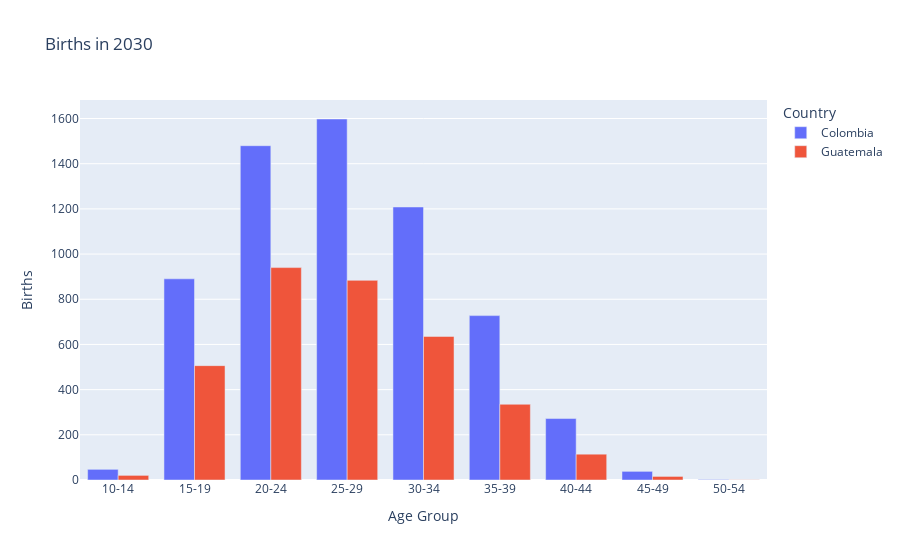

Write notebook code for a chart like this one.
### Code cell
df_birth_age = spark.read.csv(path_birth, header=True)
# df_birth_age.select('Location').distinct().collect()
df_birth_age = df_birth_age.select('ISO3_code', 'LocTypeID', 'LocTypeName', 'Location', 'Time', 'AgeGrp', 'AgeGrpStart', 'Births')
df_birth_age = df_birth_age.withColumn('Time', col('Time').cast('int'))\
                   .withColumn('AgeGrpStart', col('AgeGrpStart').cast('int'))\
                   .withColumn('Births', col('Births').cast('float'))
df_birth_age = df_birth_age.orderBy('time', 'AgeGrpStart')

country1 = input('Enter the country name: ').title()
country2 = input('Enter the country name: ').title()
year = input('Enter the year: ')

df_birth_age = df_birth_age.groupBy('ISO3_code', 'LocTypeID', 'LocTypeName', 'Location', 'Time', 'AgeGrp', 'AgeGrpStart')\
                   .agg(round(sum('Births'), 2).alias('Births'))\
                   .orderBy('Time', asc=True)
df_birth_age = df_birth_age.filter((col('Location') == country1) | (col('Location') == country2)).filter(col('Time') == year)
df_birth_age = df_birth_age.groupBy('Time', 'AgeGrp')\
                           .pivot('Location')\
                           .agg({'Births': 'first'})
df_birth_age.show()
df_birth_age.printSchema()

df_pandas_birth = df_birth_age.pandas_api()

plot = px.bar(df_pandas_birth, x='AgeGrp', y=[country1, country2], title=f'Births in {year}',
              labels = {'value': 'Births', 'variable': 'Country', 'AgeGrp': 'Age Group'},
              barmode='group')
plot.show()

### Figure 1 — Plotly figure (JSON) as saved in the notebook; plotly's stock layout.template omitted (floating-point values rounded to 4 significant figures)
{"data": [{"alignmentgroup": "True", "hovertemplate": "Country=Colombia<br>Age Group=%{x}<br>Births=%{y}<extra></extra>", "legendgroup": "Colombia", "marker": {"color": "#636efa", "pattern": {"shape": ""}}, "name": "Colombia", "offsetgroup": "Colombia", "orientation": "v", "showlegend": true, "textposition": "auto", "type": "bar", "x": ["10-14", "15-19", "20-24", "25-29", "30-34", "35-39", "40-44", "45-49", "50-54"], "xaxis": "x", "y": [47.2, 890.4, 1480.0, 1598.0, 1208.0, 727.6, 272.0, 38.3, 2.12], "yaxis": "y"}, {"alignmentgroup": "True", "hovertemplate": "Country=Guatemala<br>Age Group=%{x}<br>Births=%{y}<extra></extra>", "legendgroup": "Guatemala", "marker": {"color": "#EF553B", "pattern": {"shape": ""}}, "name": "Guatemala", "offsetgroup": "Guatemala", "orientation": "v", "showlegend": true, "textposition": "auto", "type": "bar", "x": ["10-14", "15-19", "20-24", "25-29", "30-34", "35-39", "40-44", "45-49", "50-54"], "xaxis": "x", "y": [20.39, 506.2, 940.2, 883.6, 635.4, 335.1, 114.2, 15.78, 0.78], "yaxis": "y"}], "layout": {"barmode": "group", "legend": {"title": {"text": "Country"}, "tracegroupgap": 0}, "title": {"text": "Births in 2030"}, "xaxis": {"anchor": "y", "domain": [0, 1], "title": {"text": "Age Group"}}, "yaxis": {"anchor": "x", "domain": [0, 1], "title": {"text": "Births"}}}}
